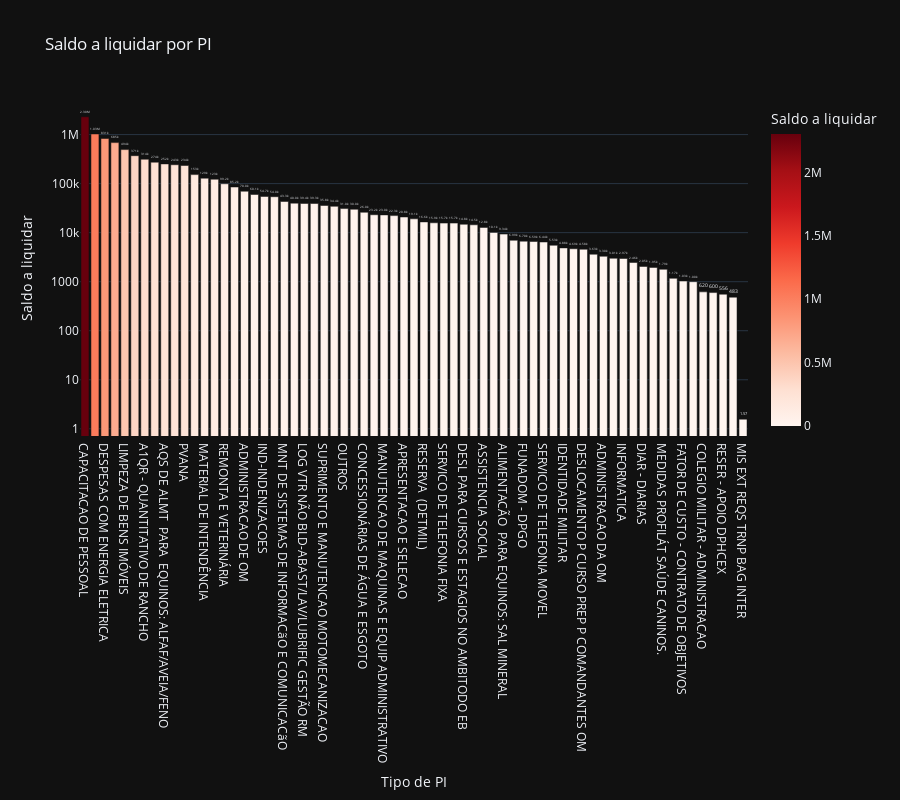

The notebook cell saved with this chart:
### Code cell
# Saldo a liquidar por tipo de PI
cols = ['NOME_PI', 'A_LIQUIDAR']

df_aux = df.loc[:, cols].groupby('NOME_PI').sum().sort_values(by= 'A_LIQUIDAR', ascending=False).reset_index()
df_aux = df_aux[df_aux['A_LIQUIDAR'] > 0]
fig = px.bar(df_aux, 
             x='NOME_PI', 
             y='A_LIQUIDAR',
             title='Saldo a liquidar por PI',
             labels={'NOME_PI':'Tipo de PI', 'A_LIQUIDAR':'Saldo a liquidar'},
             text_auto='.3s',
             height=800,
             log_y=True,
             color='A_LIQUIDAR',
             color_continuous_scale = 'reds',
             template='plotly_dark')
fig.update_traces(textposition = 'outside', cliponaxis = False, hovertemplate=None)
fig.update_layout(hovermode="x unified")

fig.show()

### Figure 1 — Plotly figure (JSON) as saved in the notebook; plotly's stock layout.template omitted (floating-point values rounded to 4 significant figures)
{"data": [{"alignmentgroup": "True", "cliponaxis": false, "legendgroup": "", "marker": {"color": [2304000.0, 1029200, 830900.0, 685200.0, 493700.0, 370900.0, 314100.0, 273600.0, 252100.0, 242570, 233746, 152500.0, 129200.0, 122900.0, 99190.0, 85210.0, 69990.0, 60060, 54720.0, 54040.0, 43254, 40000, 39370.0, 39270.0, 35790.0, 34420.0, 30960.0, 30000.0, 26040.0, 23180.0, 23000.0, 22260, 20850.0, 19130.0, 16560.0, 15880.0, 15660.0, 15660.0, 14810.0, 14460, 12770.0, 10100.0, 9340, 6992.0, 6704, 6590.0, 6438.0, 5527.0, 4885.0, 4690.0, 4584.0, 3632.0, 3299, 3007, 2972, 2459.0, 2046.0, 1953.0, 1788.0, 1172.0, 1031.0, 1000, 620, 599.6, 556, 483.2, 1.57], "coloraxis": "coloraxis", "pattern": {"shape": ""}}, "name": "", "offsetgroup": "", "orientation": "v", "showlegend": false, "textposition": "outside", "texttemplate": "%{y:.3s}", "type": "bar", "x": ["CAPACITACAO DE PESSOAL", "SMEM ESTABELECIMENTOS DE ENSINO", "DESPESAS COM ENERGIA ELETRICA", "CONCURSOS AS ESCOLAS MILITARES", "LIMPEZA DE BENS IMÓVEIS", "REVITALIZAR O SIST COLEGIO MILITAR DO BRASIL", "A1QR - QUANTITATIVO DE RANCHO", "CONSTRUIR E ADEQUAR INST SIST EDU E CULT EB", "AQS DE ALMT  PARA  EQUINOS: ALFAF/AVEIA/FENO", "ATS - ATIVIDADES SETORIAIS", "PVANA", "ALIMENTACAO PARA EQUINOS.", "MATERIAL DE INTENDÊNCIA", "AQUARTELAMENTO", "REMONTA E VETERINÁRIA", "ORGANIZACAO CIVIL DE SAUDE", "ADMINISTRACAO DE OM", "SUP MAT E EQUIPAMENTOS ADMINISTRATIVOS", "IND-INDENIZACOES", "MNT DE MÁQ E EQP ADMINISTRATIVOS", "MNT DE SISTEMAS DE INFORMACãO E COMUNICACãO", "TRANSPORTE-DIARIAS", "LOG VTR NÃO BLD-ABAST/LAV/LUBRIFIC GESTÃO RM", "LOG VTR BLD SOB GESTÃO DA REGIÃO MILITAR", "SUPRIMENTO E MANUTENCAO MOTOMECANIZACAO", "A5PA - PASA", "OUTROS", "MANUTENCÃO CL IX SMEM MOTOMECANIZADO", "CONCESSIONÁRIAS DE ÁGUA E ESGOTO", "UNIDADE GESTORA DE PRODUCAO", "MANUTENCAO DE MAQUINAS E EQUIP ADMINISTRATIVO", "SERVICO POSTAIS", "APRESENTACAO E SELECAO", "ADEQUACAO AMBIENTAL E PATRIMONIAL.", "RESERVA  (DETMIL)", "IND - INDENIZACOES", "SERVICO DE TELEFONIA FIXA", "PROFISSIONAL DE SAUDE AUTONOMO", "DESL PARA CURSOS E ESTAGIOS NO AMBITODO EB", "MEDICAMENTOS DE ALTO CUSTO", "ASSISTENCIA SOCIAL", "DIARIAS", "ALIMENTACÃO  PARA EQUINOS: SAL MINERAL", "MNT DE AQUARTELAMENTO", "FUNADOM - DPGO", "PNR (UG)", "SERVICO DE TELEFONIA MOVEL", "PLANO DE INVESTIMENTO E MANUTENCAO", "IDENTIDADE MILITAR", "SUPRIMENTO E MANUTENCAO MOTOMECANIZACAO_BLIND", "DESLOCAMENTO P CURSO PREP P COMANDANTES OM", "EXE COMBINADO DE ROTACAO (CORE)", "ADMINISTRACAO DA OM", "ESCO - QUANTITATIVO DE RANCHO", "INFORMATICA", "CERTIFICACAO DIGITAL", "DIAR - DIARIAS", "MEDIDAS PROFILÁT SAÚDE EQUINOS", "MEDIDAS PROFILÁT SAÚDE CANINOS.", "ESTAGIO DE PREP P MISSAO DE ADIDOS E AUX", "FATOR DE CUSTO - CONTRATO DE OBJETIVOS", "FAOPPREADES", "COLEGIO MILITAR - ADMINISTRACAO", "CONCURSOS AS ESCOLAS MILITARES - ESPECEX", "RESER - APOIO DPHCEX", "SERVICOS DE PROTECAO A RADIACAO IONIZANTE", "MIS EXT REQS TRNP BAG INTER"], "xaxis": "x", "y": [2304000.0, 1029200, 830900.0, 685200.0, 493700.0, 370900.0, 314100.0, 273600.0, 252100.0, 242570, 233746, 152500.0, 129200.0, 122900.0, 99190.0, 85210.0, 69990.0, 60060, 54720.0, 54040.0, 43254, 40000, 39370.0, 39270.0, 35790.0, 34420.0, 30960.0, 30000.0, 26040.0, 23180.0, 23000.0, 22260, 20850.0, 19130.0, 16560.0, 15880.0, 15660.0, 15660.0, 14810.0, 14460, 12770.0, 10100.0, 9340, 6992.0, 6704, 6590.0, 6438.0, 5527.0, 4885.0, 4690.0, 4584.0, 3632.0, 3299, 3007, 2972, 2459.0, 2046.0, 1953.0, 1788.0, 1172.0, 1031.0, 1000, 620, 599.6, 556, 483.2, 1.57], "yaxis": "y"}], "layout": {"barmode": "relative", "coloraxis": {"colorbar": {"title": {"text": "Saldo a liquidar"}}, "colorscale": [[0, "rgb(255,245,240)"], [0.125, "rgb(254,224,210)"], [0.25, "rgb(252,187,161)"], [0.375, "rgb(252,146,114)"], [0.5, "rgb(251,106,74)"], [0.625, "rgb(239,59,44)"], [0.75, "rgb(203,24,29)"], [0.875, "rgb(165,15,21)"], [1, "rgb(103,0,13)"]]}, "height": 800, "hovermode": "x unified", "legend": {"tracegroupgap": 0}, "title": {"text": "Saldo a liquidar por PI"}, "xaxis": {"anchor": "y", "domain": [0, 1], "title": {"text": "Tipo de PI"}}, "yaxis": {"anchor": "x", "domain": [0, 1], "title": {"text": "Saldo a liquidar"}, "type": "log"}}}
